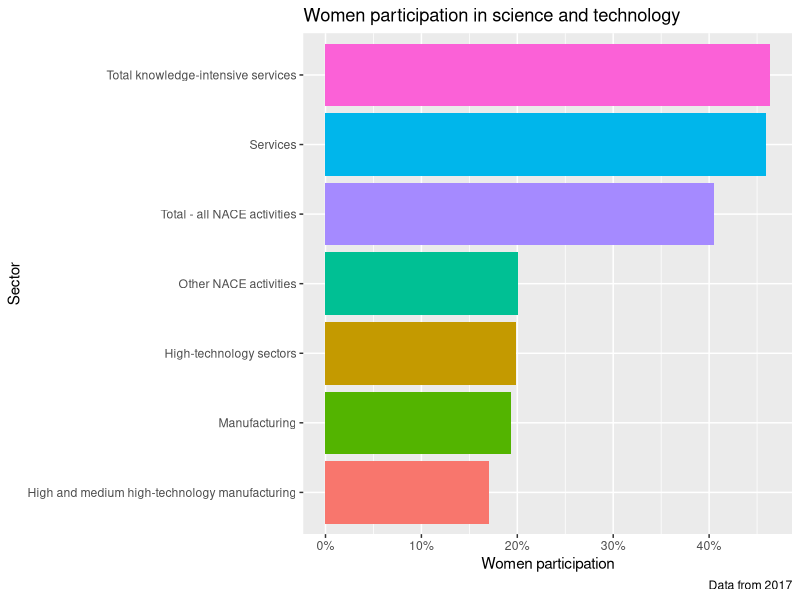

Write the R code that produced this figure.
## ---- chunk 1
knitr::opts_chunk$set(echo = TRUE)
library(dplyr)
library(tidyr)
library(ggplot2)
library(ggthemes)
library(magrittr)
## ---- chunk 2
data <- read.csv("hrst_st_nsecsex2_1_Data.csv", sep=',') %>% as_tibble()
data %<>% mutate(Value = as.numeric(sub(",", "", as.character(Value)  )))

data %<>% spread(., SEX, Value)
data %<>% mutate(males_percentage = Males/Total, 
                 females_percentage = Females/Total)
data %<>% mutate(Sector=as.character(NACE_R2))
data[data$Sector == "High-technology sectors (high-technology manufacturing and knowledge-intensive high-technology services)", "Sector"] = "High-technology sectors"
## ---- chunk 3
sector_order <- group_by(data, Sector) %>% 
  summarise(females_percentage) %>% 
  arrange(females_percentage)%>% 
  pull(Sector)
ggplot(data = data, aes(x=Sector, y = females_percentage, fill=Sector)) + 
  geom_bar(stat = "identity") + theme(legend.position = "none") + 
  scale_x_discrete(limits = sector_order) + coord_flip() + 
    scale_y_continuous(labels = scales::percent) +   ylab("Women participation") +   labs(title = 'Women participation in science and technology', caption = "Data from 2017")
